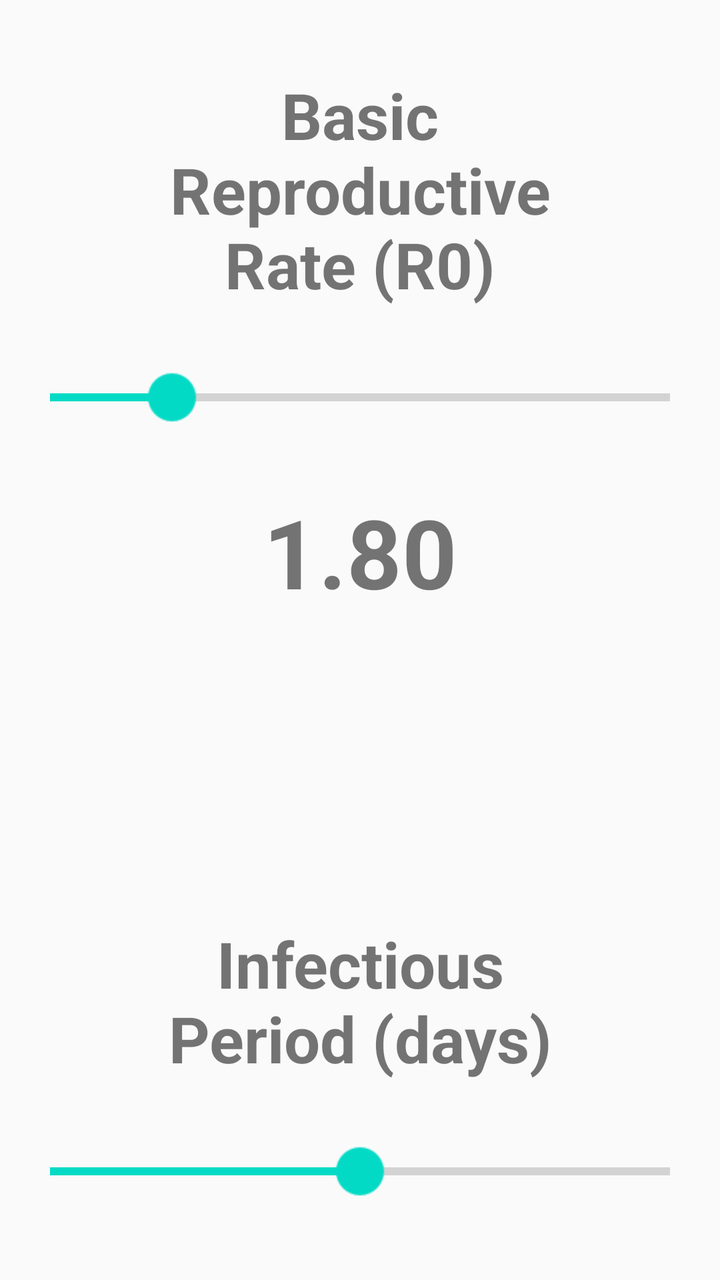
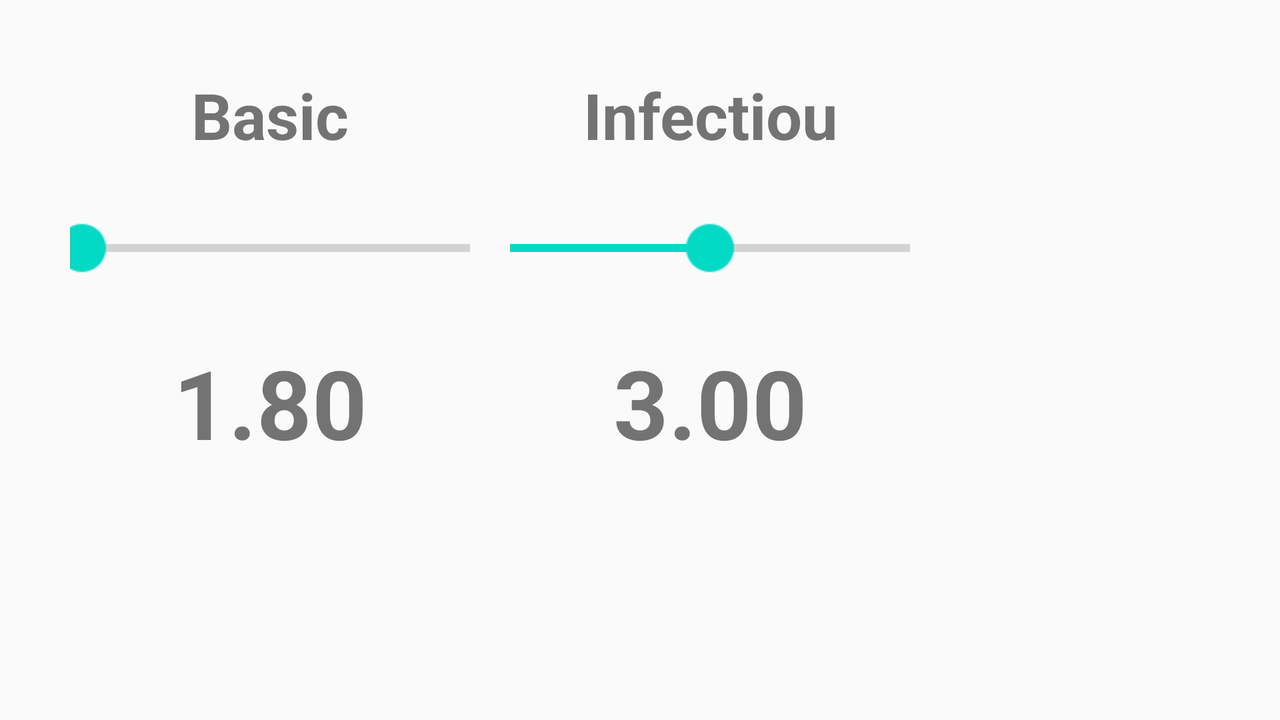

Compare how this app lays out the same screen by default and in its alternative resource folder. The renders come first, then the two layout files and the values they reference.
<!-- AndroidManifest.xml: application theme Theme.ZombieSim -->
<!-- res/layout/fragment_virus.xml -->
<?xml version = "1.0" encoding = "utf-8"?>
<LinearLayout xmlns:android="http://schemas.android.com/apk/res/android"
    xmlns:tools="http://schemas.android.com/tools"
    android:layout_width="match_parent"
    android:layout_height="match_parent"
    android:layout_marginLeft="25dp"
    android:layout_marginRight="25dp"
    android:orientation="vertical"
    tools:context=".VirusTab">

    <TextView
        android:id="@+id/r0_title"
        android:layout_width="match_parent"
        android:layout_height="wrap_content"
        android:layout_margin="36dp"
        android:gravity="center_horizontal"
        android:text="Basic Reproductive Rate (R0)"
        android:textSize="32dp"
        android:textStyle="bold" />

    <SeekBar
        android:id="@+id/r0_seek"
        android:layout_width="200dp"
        android:layout_height="wrap_content"
        android:layout_gravity="center"
        android:max="200"
        android:min="0"
        android:padding="0dp"
        android:paddingStart="0dp"
        android:paddingEnd="0dp"
        android:progress="53"
        android:scaleX="2"
        android:scaleY="2" />


    <TextView
        android:id="@+id/r0_value"
        android:layout_width="match_parent"
        android:layout_height="wrap_content"
        android:layout_margin="36dp"
        android:gravity="center"
        android:text="1.80"
        android:textSize="48dp"
        android:textStyle="bold" />

    <TextView
        android:id="@+id/v_spacer"
        android:layout_width="match_parent"
        android:layout_height="wrap_content"
        android:layout_margin="24dp"
        android:gravity="center"
        android:text=" "
        android:textSize="24dp"
        android:textStyle="bold" />

    <TextView
        android:id="@+id/tinf_title"
        android:layout_width="match_parent"
        android:layout_height="wrap_content"
        android:layout_margin="36dp"
        android:gravity="center_horizontal"
        android:text="Infectious Period (days)"
        android:textSize="32dp"
        android:textStyle="bold" />


    <SeekBar
        android:id="@+id/tinf_seek"
        android:layout_width="200dp"
        android:layout_height="wrap_content"
        android:layout_gravity="center"
        android:max="200"
        android:padding="0dp"
        android:paddingStart="0dp"
        android:paddingEnd="0dp"
        android:progress="100"
        android:scaleX="2"
        android:scaleY="2" />

    <TextView
        android:id="@+id/tinf_value"
        android:layout_width="match_parent"
        android:layout_height="wrap_content"
        android:layout_margin="36dp"
        android:gravity="center"
        android:text="3.00"
        android:textSize="48dp"
        android:textStyle="bold" />

</LinearLayout>
<!-- resources referenced by this layout -->
<resources>
  <style name="Theme.ZombieSim" parent="Theme.AppCompat.Light.DarkActionBar">
          
          <item name="colorPrimary">@color/purple_500</item>
          <item name="colorPrimaryDark">@color/purple_700</item>
          <item name="colorAccent">@color/teal_200</item>
     </style>
</resources>
<!-- res/layout-land/fragment_virus.xml (the repository's variant of the layout above) -->
<!-- drawn on the phone turned sideways -->
<?xml version = "1.0" encoding = "utf-8"?>
<LinearLayout xmlns:android="http://schemas.android.com/apk/res/android"
    xmlns:tools="http://schemas.android.com/tools"
    android:layout_width="match_parent"
    android:layout_height="match_parent"
    android:layout_marginLeft="25dp"
    android:layout_marginRight="25dp"
    android:orientation="vertical"
    tools:context=".VirusTab">

    <GridLayout xmlns:android="http://schemas.android.com/apk/res/android"
        xmlns:tools="http://schemas.android.com/tools"
        android:id="@+id/run_grid"
        android:layout_width="fill_parent"
        android:layout_height="wrap_content"
        android:layout_gravity="center"
        android:columnCount="2"
        android:orientation="horizontal"
        android:rowCount="1"
        tools:context=".VirusTab">
		  <LinearLayout xmlns:android="http://schemas.android.com/apk/res/android"
            xmlns:tools="http://schemas.android.com/tools"
            android:layout_width="wrap_content"
            android:layout_height="wrap_content"
            android:layout_marginLeft="10dp"
            android:layout_marginRight="10dp"
            android:orientation="vertical"
            tools:context=".VirusTab">

    <TextView
        android:id="@+id/r0_title"
        android:layout_width="match_parent"
        android:layout_height="wrap_content"
        android:layout_margin="36dp"
        android:gravity="center_horizontal"
        android:text="Basic Reproductive Rate (R0)"
        android:textSize="32dp"
        android:textStyle="bold" />

    <SeekBar
        android:id="@+id/r0_seek"
        android:layout_width="200dp"
        android:layout_height="wrap_content"
        android:layout_gravity="center"
        android:max="200"
        android:min="0"
        android:padding="0dp"
        android:paddingStart="0dp"
        android:paddingEnd="0dp"
        android:progress="53"
        android:scaleX="2"
        android:scaleY="2" />


    <TextView
        android:id="@+id/r0_value"
        android:layout_width="match_parent"
        android:layout_height="wrap_content"
        android:layout_margin="36dp"
        android:gravity="center"
        android:text="1.80"
        android:textSize="48dp"
        android:textStyle="bold" />

		</LinearLayout>
				  <LinearLayout xmlns:android="http://schemas.android.com/apk/res/android"
            xmlns:tools="http://schemas.android.com/tools"
            android:layout_width="wrap_content"
            android:layout_height="wrap_content"
            android:layout_marginLeft="10dp"
            android:layout_marginRight="10dp"
            android:orientation="vertical"
            tools:context=".VirusTab">

    <TextView
        android:id="@+id/tinf_title"
        android:layout_width="match_parent"
        android:layout_height="wrap_content"
        android:layout_margin="36dp"
        android:gravity="center_horizontal"
        android:text="Infectious Period (days)"
        android:textSize="32dp"
        android:textStyle="bold" />


    <SeekBar
        android:id="@+id/tinf_seek"
        android:layout_width="200dp"
        android:layout_height="wrap_content"
        android:layout_gravity="center"
        android:max="200"
        android:padding="0dp"
        android:paddingStart="0dp"
        android:paddingEnd="0dp"
        android:progress="100"
        android:scaleX="2"
        android:scaleY="2" />

    <TextView
        android:id="@+id/tinf_value"
        android:layout_width="match_parent"
        android:layout_height="wrap_content"
        android:layout_margin="36dp"
        android:gravity="center"
        android:text="3.00"
        android:textSize="48dp"
        android:textStyle="bold" />
</LinearLayout>
</GridLayout>
</LinearLayout>
